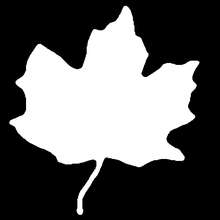
%> input picture image1/mapleLeaf.tif, 220 x 220 px, shrunk from 566 x 566 before the run
$ octave skel.m   (GNU Octave 9; MATLAB toolbox functions it lacks are replaced by stand-ins)
%> lines starting %> are read from the running program, lines starting %| are printed output that depends on the picture; in (x1, y1, x2, y2) boxes, pixels count from 0 and x2, y2 are one past the last pixel; in counts of white or black regions, pixels touching at a corner belong together; the program's own positions count from 1
clear all
close all

%
% f = imread('C:\Users\rbhar\Documents\university\year 5\image processing\lab 5\github\ImageProcessingAssessment1\image1\legBone.tif');
f = imread('C:\Users\rbhar\Documents\university\year 5\image processing\lab 5\github\ImageProcessingAssessment1\image1\mapleLeaf.tif');
%> f is the input picture: size 220x220 uint8; min 0, max 255, mean 97.5
% f = imread('C:\Users\rbhar\Documents\university\year 5\image processing\lab 5\github\ImageProcessingAssessment1\image1\penny.tif');
% f = imread('C:\Users\rbhar\Documents\university\year 5\image processing\lab 5\github\ImageProcessingAssessment1\image1\square.tif');
% f = imread('C:\Users\rbhar\Documents\university\year 5\image processing\lab 5\github\ImageProcessingAssessment1\image1\triangle.tif');
figure, imshow(f);
% pause;
% %
f = im2double(f);
%> f: size 220x220 double
h = fspecial('gaussian',25,15);
g = imfilter(f,h,'replicate');
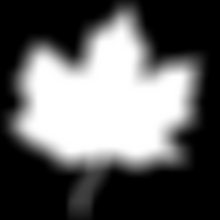
%> g: size 220x220 double; min 0, max 1, mean 0.382; mean of the top-left, top-right, bottom-left and bottom-right quarters 0.433, 0.427, 0.369, 0.299
figure, imshow(g);

%
g = im2bw(g,1.7*graythresh(g));
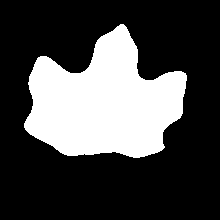
%> g: size 220x220 logical; 28.4% white; 1 white region, box (x1, y1, x2, y2) and area: (24, 24, 187, 158) 13739
figure, imshow(g);


%
% s = bwmorph(g,'skel',Inf);
% figure, imshow(s);
% pause;
% %
% s1 = bwmorph(s,'spur',25);
% figure, imshow(s1);

% f=g;
fSize=size(g);
%> fSize = [220 220]
% g = im2bw(f);

currentMatrix=zeros(3);

testMatrix=[{9,2,3},{8,1,4},{7,6,5}]
testMatrix=[9,2,3; 8,1,4; 7,6,5];

% workingArray=ones(fSize);

newF=zeros(fSize(1)+2,fSize(2)+2);
newF(2:fSize(1)+1,2:fSize(2)+1)=g;
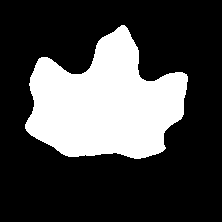
%> newF: size 222x222 double; values 0 (black) and 1 (white), 27.9% white; 1 white region, box (x1, y1, x2, y2) and area: (25, 25, 188, 159) 13739

%amount of times algo applied to image
%> (the run ends here)
